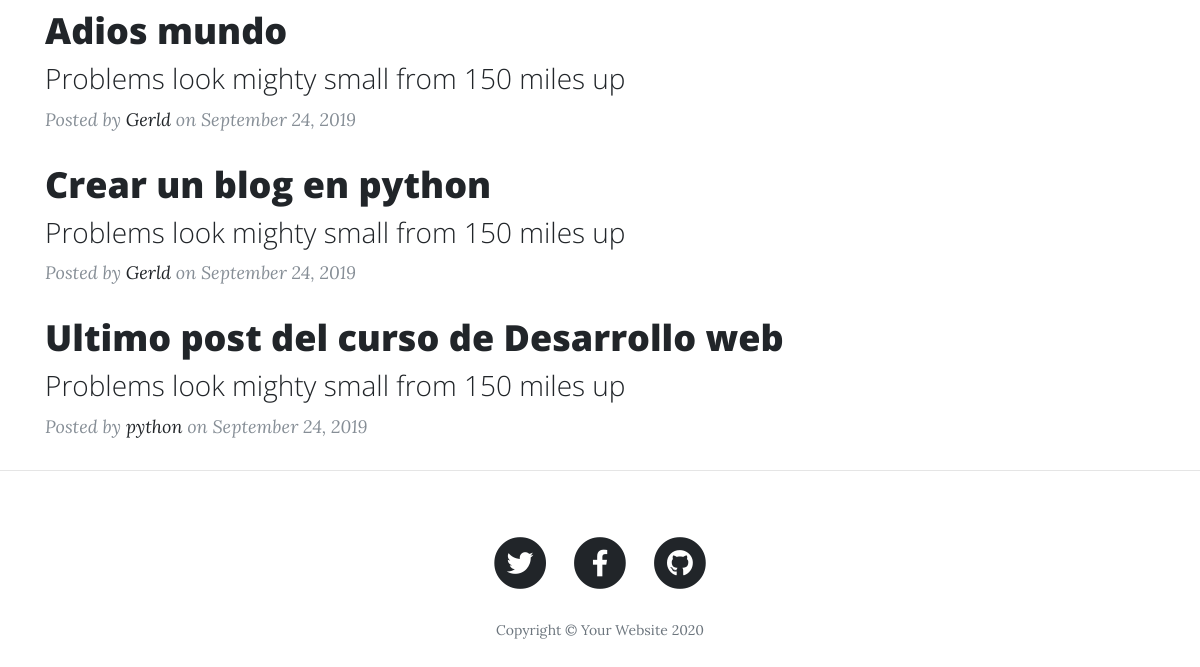
Before: / (lower part) with the older database file.
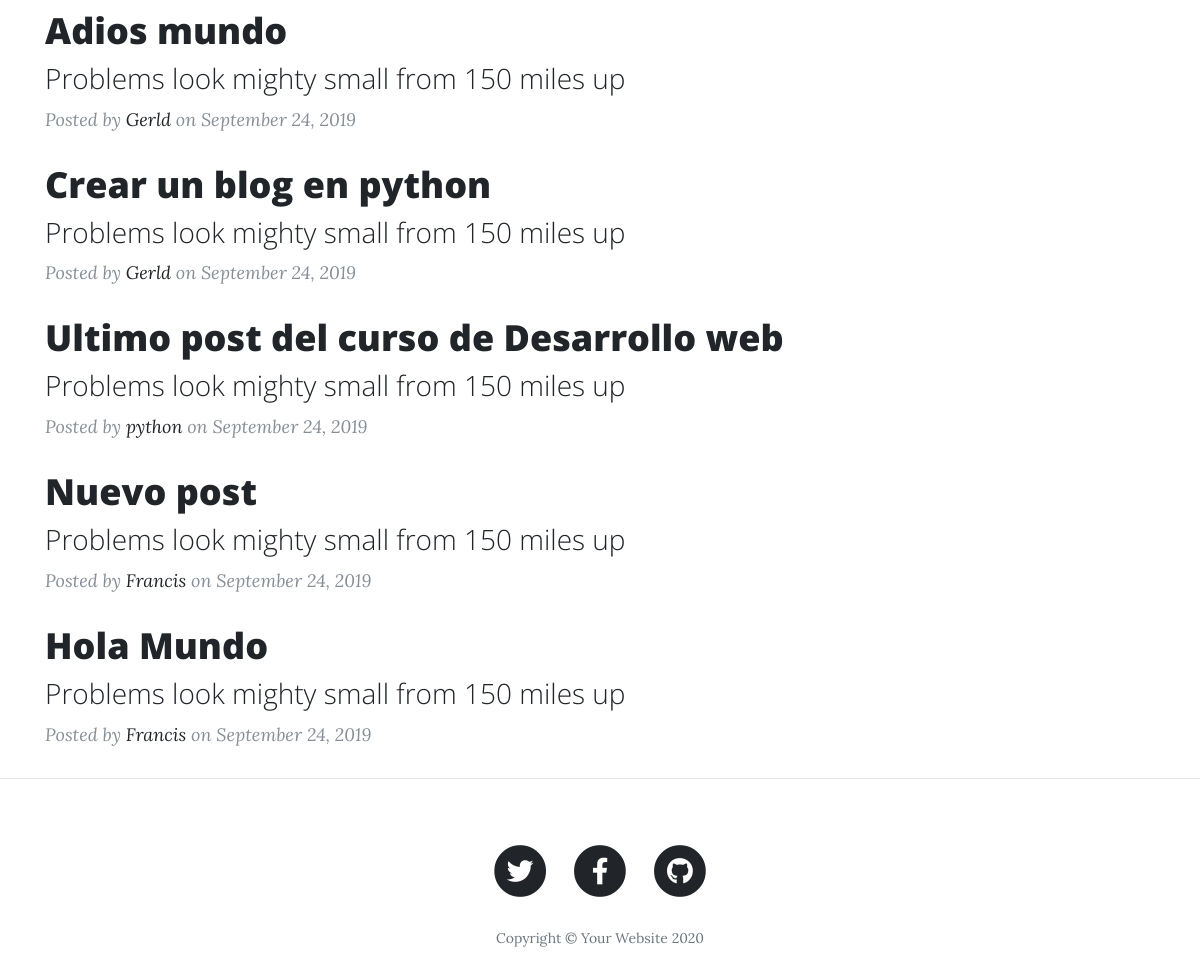
After: the same page with the newer database file.
### tables this page shows
CREATE TABLE post (
        id INTEGER PRIMARY KEY AUTOINCREMENT,
        titulo TEXT,
        autor TEXT,
        contenido TEXT , fecha date);

### app.py (the view)
@app.route("/")
def index():
    conn = crear_conexion()
    cursor = conn.cursor()
    posts = listar_posts(cursor)
    return render_template("postlist.html", posts=posts)

### contextodb.py (called while the page is built)
def crear_conexion():
    try:
        conn = sqlite3.connect('blogdb.db')
        return conn
    except:
        print("Error al conectar a la db")

def listar_posts(cursor):
    try:
        query = """
        SELECT id, titulo, autor, contenido FROM post;
        """
        cursor.execute(query)
        posts = cursor.fetchall()
        return posts
    except:
        crear_tablas(cursor)
        return []

### templates/postlist.html (shortened to what this page needs)
{% extends 'index.html'%}
{% block container%}
    {% for post in posts %}
    <div class="post-preview">
        <a href="post.html">
          <h2 class="post-title">
           {{ post[1] }}
          </h2>
          <h3 class="post-subtitle">
            Problems look mighty small from 150 miles up
          </h3>
        </a>
        <p class="post-meta">Posted by
          <a href="#">{{ post[2]}}</a>
          on September 24, 2019</p>
      </div>
    {% endfor %}
{% endblock %}

### templates/index.html (shortened to what this page needs)
<!DOCTYPE html>
<html lang="en">
<head>
  <link href="{{ url_for('static', filename='vendor/bootstrap/css/bootstrap.min.css')}}" rel="stylesheet">
  <link href="{{ url_for('static', filename='vendor/fontawesome-free/css/all.min.css') }}" rel="stylesheet" type="text/css">
  <link href="{{ url_for('static', filename='css/clean-blog.min.css') }}" rel="stylesheet">
</head>
<body>
  <div class="container">
      {% block container %}
      {% endblock %}
  </div>
  <hr>
  <footer>
    <div class="container">
      <div class="row">
        <div class="col-lg-8 col-md-10 mx-auto">
          <ul class="list-inline text-center">
            <li class="list-inline-item">
              <a href="#">
                <span class="fa-stack fa-lg">
                  <i class="fas fa-circle fa-stack-2x"></i>
                  <i class="fab fa-twitter fa-stack-1x fa-inverse"></i>
                </span>
              </a>
            </li>
            <li class="list-inline-item">
              <a href="#">
                <span class="fa-stack fa-lg">
                  <i class="fas fa-circle fa-stack-2x"></i>
                  <i class="fab fa-facebook-f fa-stack-1x fa-inverse"></i>
                </span>
              </a>
            </li>
            <li class="list-inline-item">
              <a href="#">
                <span class="fa-stack fa-lg">
                  <i class="fas fa-circle fa-stack-2x"></i>
                  <i class="fab fa-github fa-stack-1x fa-inverse"></i>
                </span>
              </a>
            </li>
          </ul>
          <p class="copyright text-muted">Copyright &copy; Your Website 2020</p>
        </div>
      </div>
    </div>
  </footer>
</body>
</html>

Changed rows visible on the page:
added post: titulo "Nuevo post", autor "Francis"
added post: titulo "Hola Mundo", autor "Francis"
